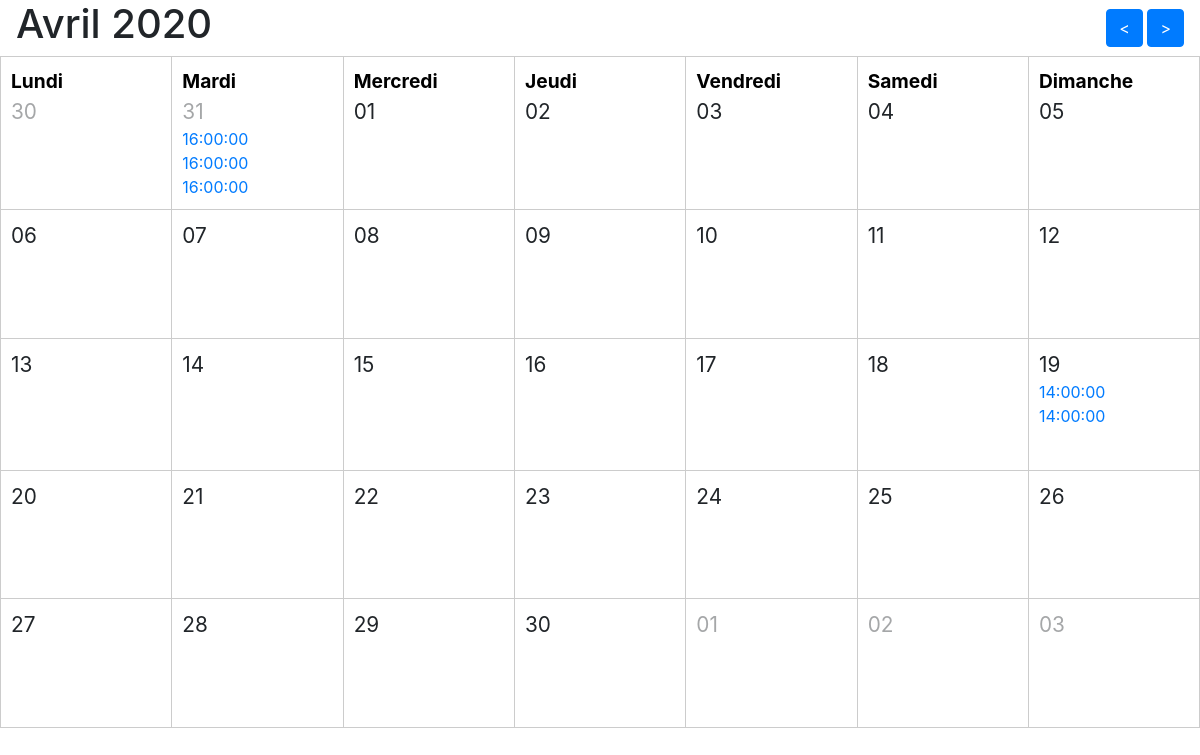
The page /telethon_project/public/index_1.php on the database its author committed.
### tables this page shows
CREATE TABLE IF NOT EXISTS `creneaux` (
  `id` int(10) NOT NULL AUTO_INCREMENT,
  `Date` date NOT NULL,
  `NB_joueurs` varchar(11) NOT NULL,
  `Nom_joueur` varchar(30) NOT NULL,
  `Num_joueur` varchar(30) NOT NULL,
  `Time` time NOT NULL,
  `Statut` tinyint(1) NOT NULL DEFAULT '1' COMMENT ' 1=Active, 0=Block ',
  `roles_id` int(11) NOT NULL,
  `id_joueur` int(11) NOT NULL,
  `id_superviseur` int(11) NOT NULL,
  PRIMARY KEY (`id`),
  KEY `fk_creneaux_idrole` (`roles_id`)
);

### telethon_project/Calendar/Month.php (called while the page is built, shortened)
<?php
class Month{
    private $months = ['Janvier', 'Fevrier', 'Mars', 'Avril', 'Mai', 'Juin', 'Juillet','Aout', 'Semptembre', 'Octobre', 'Novembre', 'Decembre'];
    public $month;
    public $year;
    public function __construct(?int $month = null, ?int $year = null) {
        if ($month === null || $month<1 || $month>12){
            (int)$month = intval(date('m'));
        }
          if ($year === null ){
            (int)$year = intval(date('Y'));
          }
          $this->month =(int)$month;
          $this->year = (int)$year;
    }
   public function getStartingDay(): \DateTimeInterface{
       return new \DateTimeImmutable("{$this->year}-{$this->month}-01");
   }
    public function toString(): string  {
        return $this->months[$this->month -1]. ' ' . $this->year;
    }
     public function getWeeks(): int  {
      $start = $this->getStartingDay();
        $end = $start->modify('+1 month -1 day');
        $startWeek = intval($start->format('W'));
        $endWeek = intval($end->format('W'));
        $weeks = $endWeek - $startWeek +1;
        return $weeks;
     }
    public function withinMonth (\DateTimeInterface $date): bool{
        return $this->getStartingDay()->format('Y-m') === $date->format('Y-m');
    }
    public function nextMonth (): Month{
        $month = $this-> month +1;
        $year = $this->year;
        return new Month($month, $year);
    }
      public function previousMonth (): Month{
        $month = $this-> month -1;
        $year = $this->year;
        return new Month($month, $year);
    }
}

### telethon_project/Calendar/Events.php (called while the page is built, shortened)
<?php
class Events {
    private $pdo;
    public function __construct(\PDO $pdo)
    {
        $this->pdo = $pdo;
    }
    public function getEventsBetween (\DateTimeInterface $start, \DateTimeInterface $end): array{
        $sql = "SELECT * FROM creneaux WHERE Date BETWEEN '{$start->format('Y-m-d 00:00:00')}' AND '{$end->format('y-m-d 23:59:59')}'ORDER BY Date ASC";
        $statement = $this->pdo->query($sql);
        $results = $statement->fetchAll();
         return $results;
    }
        public function getEventsBetweenByDay (\DateTimeInterface $start, \DateTimeInterface $end): array{
            $events = $this->getEventsBetween($start, $end);
            $days = [];
            foreach ($events as $event){
                $date = explode(' ', $event['Date'])[0];
                if(!isset($days[$date])){
                    $days[$date] = [$event];
                }else{
                    $days[$date][] = $event;
                }
            }
            return $days;
        }
}

### telethon_project/public/index_1.php (the view, shortened to what this page needs)
<!doctype html>
<html lang="fr">
<head>
        <link rel="stylesheet" href="https://stackpath.bootstrapcdn.com/bootstrap/4.4.1/css/bootstrap.min.css">
        <link rel="stylesheet" type="text/css" href="CSS/styles.css">
</head>
<body>
    <?php
    require '../Calendar/Month.php';
    require '../Calendar/Events.php';
     $pdo = get_pdo();
     $month = new Calendar\Month($_GET['month'] ?? null, $_GET['year'] ?? null);
     $events = new Calendar\Events($pdo);
     $start = $month->getStartingDay();
     $start = $start->format('N') === '1' ? $start : $month->getStartingDay()->modify('last monday');
     $weeks = $month->getWeeks();
     $end = $start->modify('+' . (6 + 7 * ($weeks -1)) . 'days');
     $events = $events->getEventsBetweenByDay($start, $end);
 ?>
    <div class ="calendar">
    <div class="d-flex flex-lg-row align-items-center justify-content-between mx-sm-3">
    <h1><?=$month->toString(); ?></h1>
    <div>
        <a href="index_1.php?month=<?=  $month->previousMonth()->month; ?> &year=<?= $month->previousMonth()->year; ?>" class="btn btn-primary">&lt; </a>
        <a href="index_1.php?month=<?= $month->nextMonth()->month; ?> &year=<?= $month->nextMonth()->year; ?>" class="btn btn-primary">&gt; </a>
    </div>
    </div>
    <table class="calendar__table calendar__table--<?= $weeks;?>weeks">
  <?php for ($i = 0; $i < $weeks; $i++): ?>
        <tr>
           <?php
           foreach ($month->days as $k => $day):
            $date = $start->modify("+" . ($k + $i * 7) . " days");
           $eventsForDay = $events[$date->format('Y-m-d')] ?? [];
            ?>
            <td class="<?= $month->withinMonth($date) ? '' : 'calendar__othermonth'; ?> ">
              <?php if ($i === 0): ?>
                <div class="calendar__weekday"><?= $day; ?></div>
              <?php endif; ?>
                <a class="calendar__day"> <?= $date->format('d'); ?> </a>
                <?php foreach($eventsForDay as $event): ?>
                <div class="calendar__event">
                <a href="event.php?id=<?= $event['id']; ?>"> <?= $event['Time']; ?> </a>
                </div>
                  <?php endforeach; ?>
            </td>
            <?php endforeach; ?>
        </tr>
        <?php endfor; ?>
    </table>
  </div>
</body>
</html>

### telethon_project/public/CSS/styles.css (style rules this page uses)
.calendar { position:relative; }
.calendar__table { width:100%; height: calc(100vh - 128px); }
.calendar__table td { padding : 10px; border : 1px solid #CCC; vertical-align: top; width : 14.29%; height : 20%; }
.calendar__weekday { font-weight: bold; color:#000; font-size: 1.2em; }
.calendar__day { font-size: 1.3em; }
.calendar__othermonth .calendar__day { opacity : 0.4; }

### rows shown on the page
creneaux: Time "16:00:00"
creneaux: Time "16:00:00"
creneaux: Time "16:00:00"
creneaux: Time "14:00:00"
creneaux: Time "14:00:00"

### other values the page prints
$month->toString() "Avril 2020"
$day "Lundi"
$date->format('d') "30"
$day "Mardi"
$date->format('d') "31"
$day "Mercredi"
$date->format('d') "01"
$day "Jeudi"
$date->format('d') "02"
$day "Vendredi"
$date->format('d') "03"
$day "Samedi"
$date->format('d') "04"
$day "Dimanche"
$date->format('d') "05"
